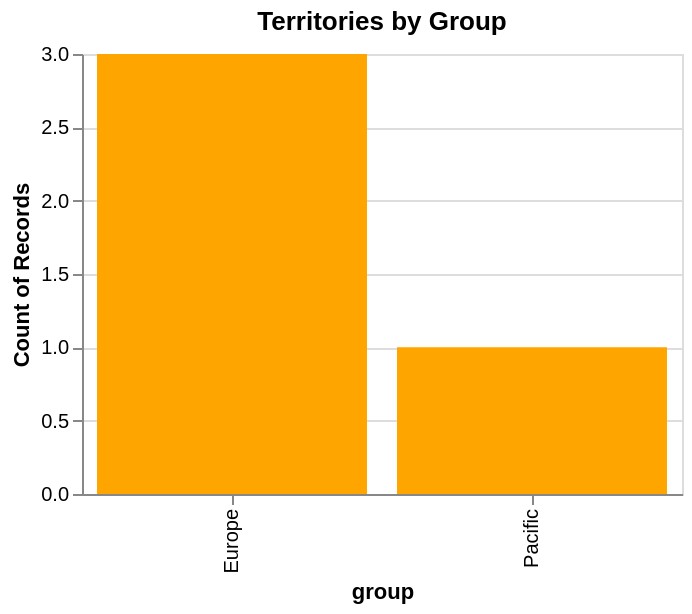

Notebook source saved alongside this figure:
### Markdown cell above
### B.4 Explore Feature of Interest `group`

### Code cell
print(df['group'].value_counts())
alt.Chart(df).mark_bar(color='orange').encode(
    x='group:N', y='count():Q'
).properties(title='Territories by Group', width=300, height=220)

### Figure 1 — Vega-Lite specification as saved in the notebook (floating-point values rounded to 4 significant figures)
{"config": {"view": {"continuousWidth": 300, "continuousHeight": 300}}, "data": {"name": "data-2adf3b09542836d409a6ab31da51bce5"}, "mark": {"type": "bar", "color": "orange"}, "encoding": {"x": {"field": "group", "type": "nominal"}, "y": {"aggregate": "count", "type": "quantitative"}}, "height": 220, "title": "Territories by Group", "width": 300, "$schema": "https://vega.github.io/schema/vega-lite/v5.20.1.json", "datasets": {"data-2adf3b09542836d409a6ab31da51bce5": [{"territory_id": "0ad4c625-bb65-4376-8a41-0a65719b0db8", "name": "France", "CountryRegionCode": "FR", "group": "Europe", "sales_ytd": 4772000.0, "sales_last_year": 2397000.0, "cost_ytd": 0.0, "cost_last_year": 0.0}, {"territory_id": "25d73ad2-9e13-410b-8b0d-5f26e2b9e4f2", "name": "Germany", "CountryRegionCode": "DE", "group": "Europe", "sales_ytd": 3805000.0, "sales_last_year": 1308000.0, "cost_ytd": 0.0, "cost_last_year": 0.0}, {"territory_id": "2ac923e9-3043-4f5e-bae0-ad28089bf187", "name": "Australia", "CountryRegionCode": "AU", "group": "Pacific", "sales_ytd": 5978000.0, "sales_last_year": 2279000.0, "cost_ytd": 0.0, "cost_last_year": 0.0}, {"territory_id": "e0e3bac4-790e-4617-84b3-be0c2bdb7070", "name": "United Kingdom", "CountryRegionCode": "GB", "group": "Europe", "sales_ytd": 5013000.0, "sales_last_year": 1636000.0, "cost_ytd": 0.0, "cost_last_year": 0.0}]}}
